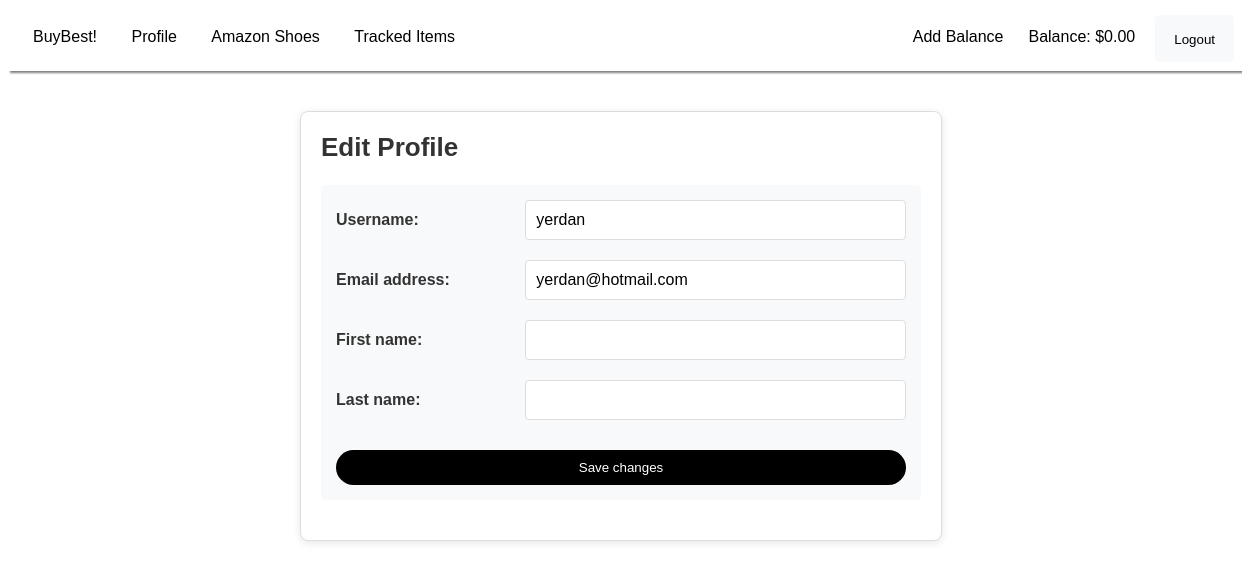
The app's page /profile/edit/ (signed in) with its own data.
### users/models.py (models this page shows)
class CustomUser(AbstractUser):
    is_customer = models.BooleanField(default=False)
    is_seller = models.BooleanField(default=False)
    balance = models.DecimalField(max_digits=10, decimal_places=2, default=0.00)
    groups = models.ManyToManyField(
        Group,
        related_name='customuser_set',  # Add this line
        blank=True,
        help_text='The groups this user belongs to. A user will get all permissions granted to each of their groups.',
        related_query_name='user',
    )
    user_permissions = models.ManyToManyField(
        Permission,
        related_name='customuser_set',  # Add this line
        blank=True,
        help_text='Specific permissions for this user.',
        related_query_name='user',
    )

### users/views.py (the view)
# urls.py: path('profile/edit/', views.edit_profile, name='edit_profile'),
@login_required
def edit_profile(request):
    if request.method == 'POST':
        form = CustomUserChangeForm(request.POST, instance=request.user)
        if form.is_valid():
            form.save()
            return redirect('profile')
    else:
        form = CustomUserChangeForm(instance=request.user)
    return render(request, 'edit_profile.html', {'form': form})

### users/forms.py
class CustomUserChangeForm(UserChangeForm):
    password = None  # Exclude the password field
    class Meta:
        model = CustomUser
        fields = ('username', 'email', 'first_name', 'last_name')  # Include fields you want to edit

### users/templates/edit_profile.html (shortened to what this page needs)
{% extends 'base.html' %}
{% block content %}
<div class="edit-profile-page">
    <h2>Edit Profile</h2>
    <form method="post" class="edit-profile-form">
        {% for field in form %}
            <div class="form-group">
                <label for="{{ field.id_for_label }}">{{ field.label_tag }}</label>
                {{ field }}
            </div>
        {% endfor %}
        <button type="submit" class="save-changes-button">Save changes</button>
    </form>
</div>
{% endblock %}

### users/templates/navbar.html (shortened to what this page needs)
<nav class="navbar">
    <ul class="nav-list">
        <li><a href="{% url 'home' %}">BuyBest!</a></li>
        <li><a href="{% url 'profile' %}">Profile</a></li>
        <li><a href="{% url 'product_list' %}">Amazon Shoes</a></li>
        {% if user.is_customer %}
            <li><a href="{% url 'tracked_items' %}">Tracked Items</a></li>
        {% endif %}
        {% if user.is_authenticated %}
            <li class="right">
                <form id="logout-form" action="{% url 'logout' %}" method="post" style="display: inline;">
                    <button type="submit" class="logout-button">Logout</button>
                </form>
            </li>
            {% if user.is_customer %}
                <li class="right">Balance: ${{ user.balance }}</li>
                <li class="right"><a href="{% url 'add_balance' %}">Add Balance</a></li>
            {% endif %}
        {% else %}
            <li class="right"><a href="{% url 'register' %}">Register</a></li>
            <li class="right"><a href="{% url 'login' %}">Login</a></li>
        {% endif %}
    </ul>
</nav>

### users/static/users/css/style.css (style rules this page uses)
form { margin-bottom: 20px; padding: 15px; background-color: #f8f9fa; border-radius: 5px; }
form button { background-color: #007bff; color: white; padding: 10px 15px; border: none; border-radius: 5px; cursor: pointer; }

### users/templates/edit_profile.html (style rules this page uses)
body { font-family: Arial, sans-serif; background-color: #f9f9f9; }
.edit-profile-page { max-width: 600px; margin: 40px auto; padding: 20px; background-color: #fff; border: 1px solid #ddd; border-radius: 8px; box-shadow: 0 2px 8px rgba(0, 0, 0, 0.1); }
.edit-profile-page h2 { margin-top: 0; font-size: 26px; font-weight: bold; color: #333; }
.edit-profile-form { display: flex; flex-direction: column; gap: 20px; }
.form-group { display: flex; justify-content: space-between; align-items: center; }
.form-group label { flex: 1; font-weight: bold; color: #333; margin-right: 10px; }
.form-group input { flex: 2; padding: 10px; font-size: 16px; border: 1px solid #ddd; border-radius: 4px; }
.save-changes-button { display: inline-block; padding: 10px 20px; margin-top: 10px; background-color: #000; color: #fff; border: none; border-radius: 20px; cursor: pointer; text-decoration: none; transition: background-color 0.3s; }

### users/templates/navbar.html (style rules this page uses)
body { font-family: Arial, sans-serif; background-color: #ffffff; }
.navbar { background-color: #ffffff; color: #000000; padding: 20px; overflow: hidden; border-radius: 0; margin-bottom: 10px; width: 100%; box-shadow: 0 4px 2px -2px gray; }
.nav-list { list-style-type: none; margin: 0; padding: 0; }
.nav-list li { display: inline; margin-right: 20px; font-size: 16px; }
.nav-list a { padding: 5px; color: #000000; text-decoration: none; transition: color 0.3s ease; }
.logout-button { padding: 4px; text-decoration: none; cursor: pointer; background-color: transparent; border: none; color: #000000; transition: background-color 0.3s ease, color 0.3s ease; }
.nav-list .right { float: right; }

### records on screen
CustomUser: balance "0.00", form "yerdan" "yerdan@hotmail.com"

### other values on screen
{{ field.label_tag }} "Username:" "Email address:" "First name:" "Last name:"
